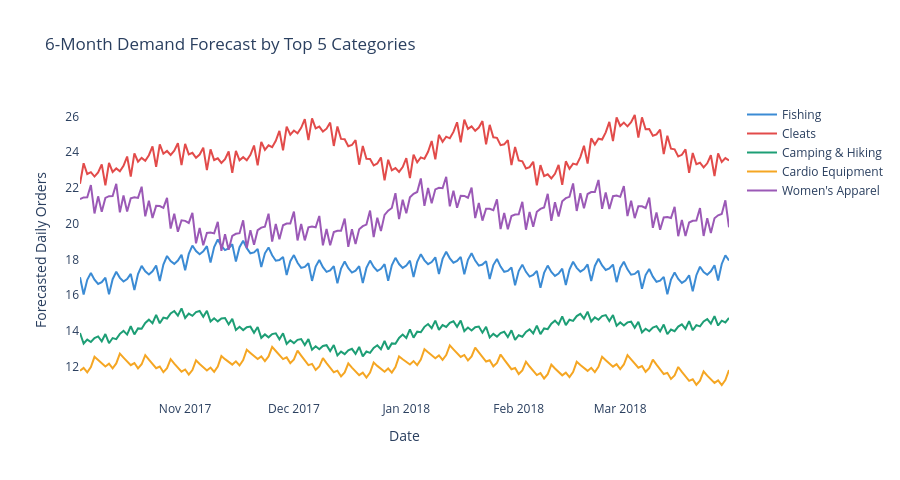

Notebook code cell kept with this figure:
### Code cell
# ── Chart 8: Category forecasts comparison ────────────────────
colors = ['#3B8BD4', '#E24B4A', '#1D9E75', '#F5A623', '#9B59B6']

fig = go.Figure()

for (cat, data), color in zip(category_forecasts.items(), colors):
    fc = data['forecast']
    # Only show forecast portion
    fc_future = fc[fc['ds'] > data['history']['ds'].max()]

    fig.add_trace(go.Scatter(
        x=fc_future['ds'], y=fc_future['yhat'],
        mode='lines', name=cat,
        line=dict(color=color, width=2)
    ))

fig.update_layout(
    title='6-Month Demand Forecast by Top 5 Categories',
    xaxis_title='Date', yaxis_title='Forecasted Daily Orders',
    plot_bgcolor='white', height=480
)
fig.write_html('../outputs/forecast_by_category.html')
fig.show()
print('Chart 8 saved ✓')

### Figure 1 — Plotly figure (JSON) as saved in the notebook; plotly's stock layout.template omitted (floating-point values rounded to 4 significant figures; data arrays with more than 128 entries replaced by an {"elided": "..."} marker saying what was removed)
{"data": [{"line": {"color": "#3B8BD4", "width": 2}, "mode": "lines", "name": "Fishing", "type": "scatter", "x": {"elided": "180 str values"}, "y": {"elided": "180 float values"}}, {"line": {"color": "#E24B4A", "width": 2}, "mode": "lines", "name": "Cleats", "type": "scatter", "x": {"elided": "180 str values"}, "y": {"elided": "180 float values"}}, {"line": {"color": "#1D9E75", "width": 2}, "mode": "lines", "name": "Camping & Hiking", "type": "scatter", "x": {"elided": "180 str values"}, "y": {"elided": "180 float values"}}, {"line": {"color": "#F5A623", "width": 2}, "mode": "lines", "name": "Cardio Equipment", "type": "scatter", "x": {"elided": "180 str values"}, "y": {"elided": "180 float values"}}, {"line": {"color": "#9B59B6", "width": 2}, "mode": "lines", "name": "Women's Apparel", "type": "scatter", "x": {"elided": "180 str values"}, "y": {"elided": "180 float values"}}], "layout": {"height": 480, "plot_bgcolor": "white", "title": {"text": "6-Month Demand Forecast by Top 5 Categories"}, "xaxis": {"title": {"text": "Date"}}, "yaxis": {"title": {"text": "Forecasted Daily Orders"}}}}
